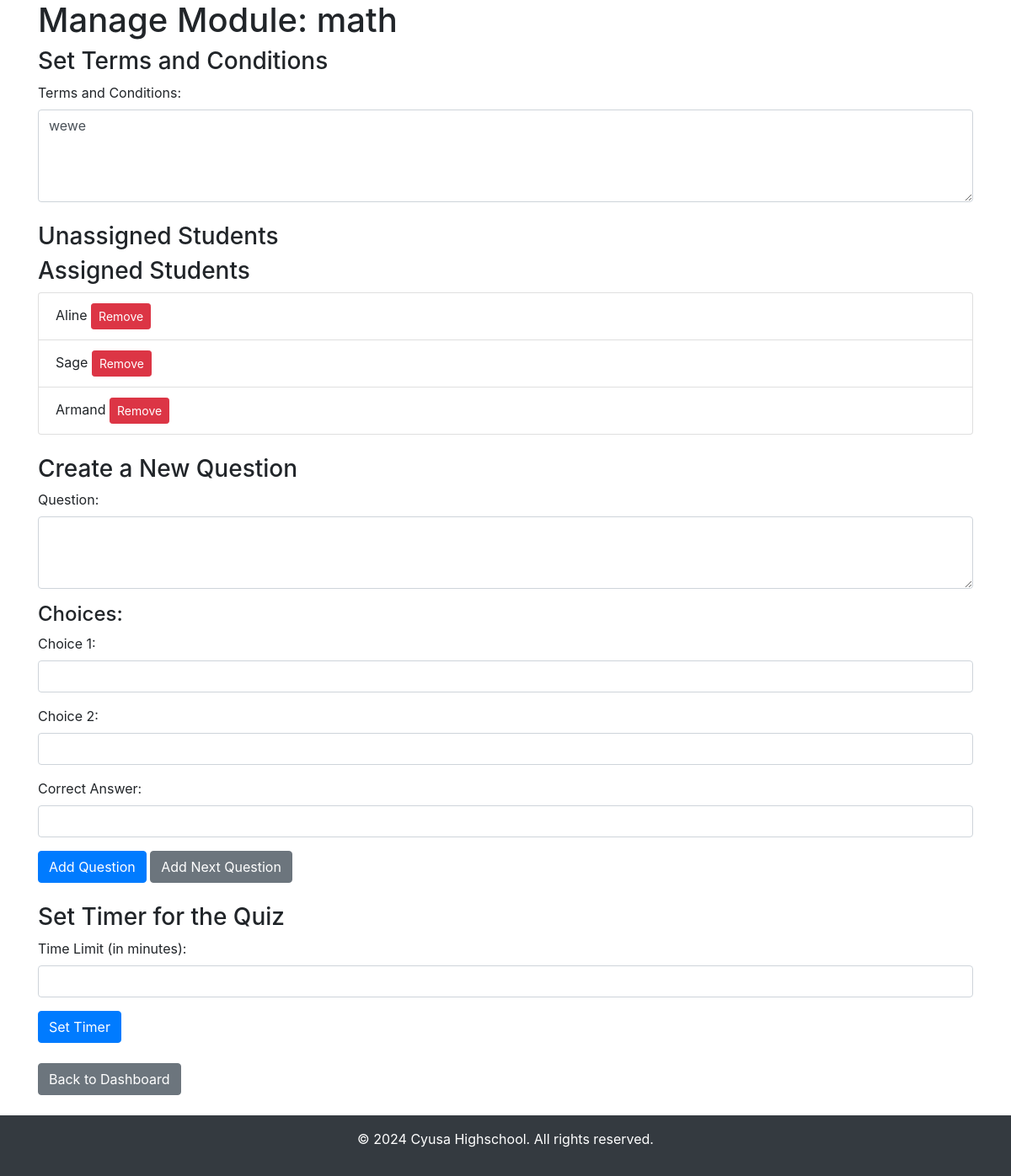
/teacher/module/1 (signed in), run on an earlier commit of the app's database.
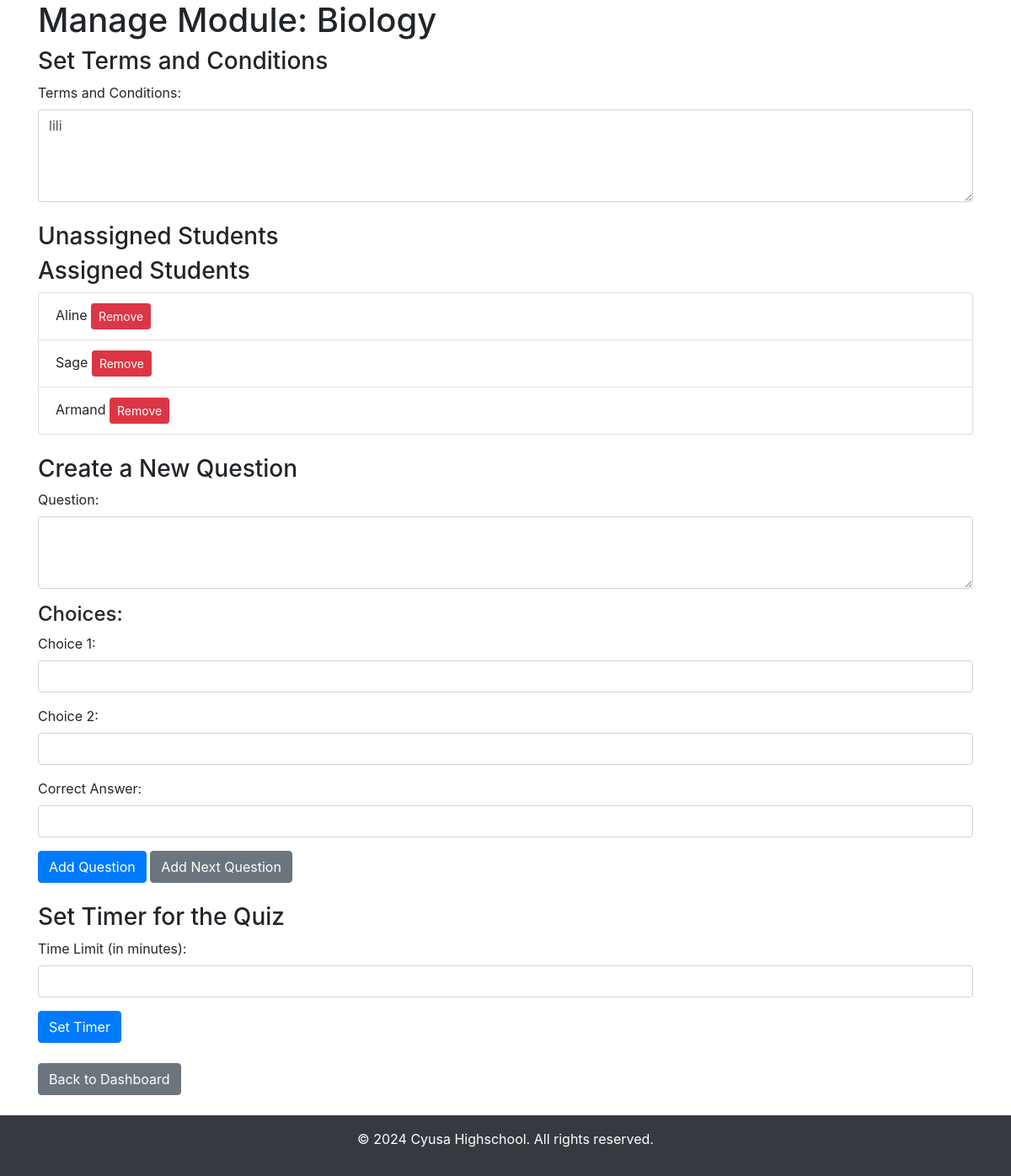
And on a later commit of the database.
### app.py (models this page shows)
class Module(db.Model):
    id = db.Column(db.Integer, primary_key=True)
    title = db.Column(db.String(100), nullable=False)
    terms_conditions = db.Column(db.Text, nullable=False)
    quizzes = db.relationship('Quiz', backref='module', lazy=True, cascade="all, delete-orphan")

### app.py (the view, shortened to what this page needs)
@app.route('/teacher/module/<int:module_id>', methods=['GET', 'POST'])
@login_required
def manage_module(module_id):
    if current_user.role != 'teacher':
        return redirect(url_for('login'))
    module = Module.query.get(module_id)
    quiz = Quiz.query.filter_by(module_id=module_id).first()
    if not quiz:
        quiz = Quiz(title=f"{module.title} Quiz", module_id=module_id)
        db.session.add(quiz)
        db.session.commit()
    print(f"Quiz created: {quiz.title} for module {quiz.module_id}")
    all_students = User.query.filter_by(role='student').all()
    assigned_students = module.students
    unassigned_students = [student for student in all_students if student not in assigned_students]
    pass
    return render_template('manage_module.html', module=module, assigned_students=assigned_students, unassigned_students=unassigned_students)

### app.py (called while the page is built)
@login_manager.user_loader
def load_user(user_id):
    return User.query.get(int(user_id))

### templates/manage_module.html (shortened to what this page needs)
<!DOCTYPE html>
<html lang="en">
<head>
    <link rel="stylesheet" href="https://stackpath.bootstrapcdn.com/bootstrap/4.5.2/css/bootstrap.min.css">
</head>
<body>
    <div class="container">
        <h1>Manage Module: {{ module.title }}</h1>
        <h3>Set Terms and Conditions</h3>
        <form action="{{ url_for('set_terms_conditions', module_id=module.id) }}" method="POST">
            <div class="form-group">
                <label for="terms_conditions">Terms and Conditions:</label>
                <textarea class="form-control" id="terms_conditions" name="terms_conditions" rows="4" required>{{ module.terms_conditions }}</textarea>
            </div>
        </form>
        <h3 class="mt-4">Unassigned Students</h3>
        <h3>Assigned Students</h3>
        <ul class="list-group">
            {% for student in assigned_students %}
            <li class="list-group-item">
                {{ student.username }}
                <form action="{{ url_for('remove_student', module_id=module.id, student_id=student.id) }}" method="POST" style="display:inline;">
                    <button type="submit" class="btn btn-danger btn-sm">Remove</button>
                </form>
            </li>
            {% endfor %}
        </ul>
         <h3 class="mt-4" id="current-question-title">Create a New Question</h3>
         <form id="question-form" action="{{ url_for('add_question', module_id=module.id) }}" method="POST">
             <div class="form-group">
                 <label for="question_text">Question:</label>
                 <textarea class="form-control" id="question_text" name="question_text" rows="3" required></textarea>
             </div>
             <h4>Choices:</h4>
             <div id="choices_container">
                 <div class="form-group">
                     <label for="choice1">Choice 1:</label>
                     <input type="text" class="form-control" id="choice1" name="choices[]" required>
                 </div>
                 <div class="form-group">
                     <label for="choice2">Choice 2:</label>
                     <input type="text" class="form-control" id="choice2" name="choices[]" required>
                 </div>
             </div>
             <div class="form-group">
                 <label for="correct_answer">Correct Answer:</label>
                 <input type="text" class="form-control" id="correct_answer" name="correct_answer" required>
             </div>
             <button type="submit" class="btn btn-primary">Add Question</button>
             <button type="button" id="next-question" class="btn btn-secondary">Add Next Question</button>
         </form>
         <h3 class="mt-4">Set Timer for the Quiz</h3>
         <form action="{{ url_for('set_timer', module_id=module.id) }}" method="POST">
             <div class="form-group">
                 <label for="time_limit">Time Limit (in minutes):</label>
                 <input type="number" class="form-control" id="time_limit" name="time_limit" required>
             </div>
             <button type="submit" class="btn btn-primary">Set Timer</button>
         </form>
         <a href="{{ url_for('teacher_dashboard') }}" class="btn btn-secondary mt-4">Back to Dashboard</a>
     </div>
     <footer class="bg-dark text-white text-center py-3 mt-4">
         <p>© 2024 Cyusa Highschool. All rights reserved.</p>
     </footer>
 </body>
 </html>

What changed in the data, as far as the page shows it:
changed Module: title "math" → "Biology"; terms_conditions "wewe" → "lili"
